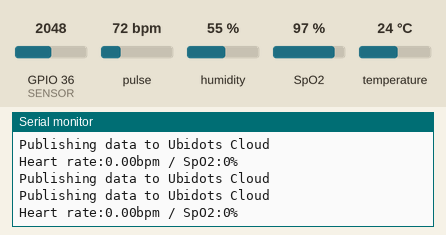
This sketch was run on a simulated ESP32. Parts: the last lines printed to the serial monitor. The inputs (shaded band) are chosen by the test bench; at power-on: pulse 72 bpm, SpO2 97 %, GPIO 36 (SENSOR) = 2048, humidity 55 %, temperature 24 °C. WiFi joins after 1.5 s; servers stay silent unless stated; no MQTT or app messages arrive unless stated.

Above: at 2.7 s.
2.8 s: pulse set to 42 bpm
At 3.6 s:
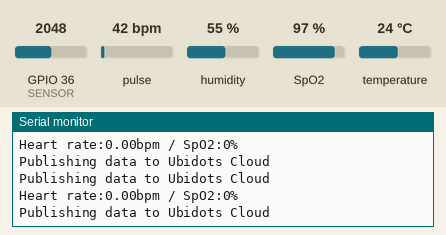
4.3 s: SpO2 set to 80 %
At 5.2 s:
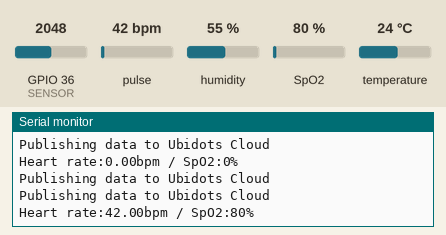
5.8 s: pulse set to 70 bpm
At 6.7 s:
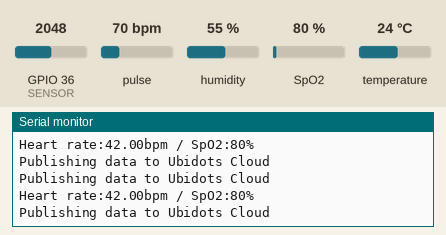
Timing chart, 0 to 8.8 s (numbered marks = the images above; inputs shaded):
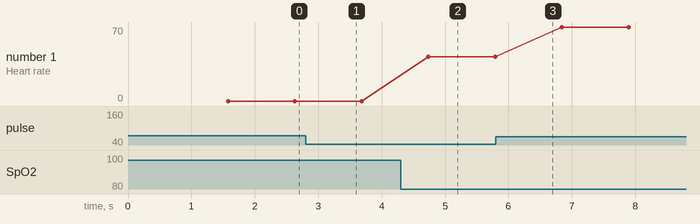

Measured:
- after the input at 4.3 s, the serial monitor: prints a new line after 0.44 s (image 2)
- plotted number 1: 42 → 70 after the input at 5.8 s

The sketch:

AD8232_IoT_DHT11_SPO2_HeartBeat.ino
```cpp
#include <Wire.h>
#include "MAX30100_PulseOximeter.h"


#include <WiFi.h>
#include <PubSubClient.h>

#include "DHT.h"

#define REPORTING_PERIOD_MS     1000

#define WIFISSID "WEP" // Put your WifiSSID here
#define PASSWORD "wep@p015" // Put your wifi password here
#define TOKEN "xxxx" // Put your Ubidots' TOKEN
#define MQTT_CLIENT_NAME "zabeen" // MQTT client Name, please enter your own 8-12 alphanumeric character ASCII string;
                                           //it should be a random and unique ascii string and different from all other devices

/****************************************
 * Define Constants
 ****************************************/
#define VARIABLE_LABEL "sensor" // Assing the variable label
#define VARIABLE_LABEL1 "temperature"
#define VARIABLE_LABEL2 "humidity"
#define VARIABLE_LABEL3 "HeartBeat"
#define VARIABLE_LABEL4 "sp02"
#define DEVICE_LABEL "esp32" // Assig the device label

#define SENSOR A0 // Set the A0 as SENSOR


#define DHTPIN 13         // What digital pin we're connected to select yours accordingly

// Uncomment whatever type you're using!
#define DHTTYPE DHT11     // DHT 11
//#define DHTTYPE DHT22   // DHT 22, AM2302, AM2321
//#define DHTTYPE DHT21   // DHT 21, AM2301

char mqttBroker[]  = "industrial.api.ubidots.com";
char payload[100];
char topic[150];
char topic1[150];
char topic2[150];
char topic3[150];
char topic4[150];
// Space to store values to send
char str_sensor[10];
char str_h[10];
char str_t[10];
char str_hb[10];
char str_s[10];
/****************************************
 * Auxiliar Functions
 ****************************************/
WiFiClient ubidots;
PubSubClient client(ubidots);

void callback(char* topic, byte* payload, unsigned int length) {
  char p[length + 1];
  memcpy(p, payload, length);
  p[length] = NULL;
  Serial.write(payload, length);
  Serial.println(topic);
}

void reconnect() {
  // Loop until we're reconnected
  while (!client.connected()) {
    Serial.println("Attempting MQTT connection...");

    // Attemp to connect
    if (client.connect(MQTT_CLIENT_NAME, TOKEN, "")) {
      Serial.println("Connected");
    } else {
      Serial.print("Failed, rc=");
      Serial.print(client.state());
      Serial.println(" try again in 2 seconds");
      // Wait 2 seconds before retrying
      delay(2000);
    }
  }
}

PulseOximeter pox;

uint32_t tsLastReport = 0;
void onBeatDetected()
{
    Serial.println("Beat!");
}
/****************************************
 * Main Functions
 ****************************************/
void setup() {
  Serial.begin(115200);
  WiFi.begin(WIFISSID, PASSWORD);
  // Assign the pin as INPUT
  pinMode(SENSOR, INPUT);

  Serial.println();
  Serial.print("Waiting for WiFi...");

  while (WiFi.status() != WL_CONNECTED) {
    Serial.print(".");
    delay(500);
  }

  Serial.println("");
  Serial.println("WiFi Connected");
  Serial.println("IP address: ");
  Serial.println(WiFi.localIP());
  client.setServer(mqttBroker, 1883);
  client.setCallback(callback);

if (!pox.begin()) {
        Serial.println("FAILED");
  //      for(;;);
    } else {
        Serial.println("SUCCESS");
    }
}

void loop() {
  if (!client.connected()) {
    reconnect();
  }

  sprintf(topic, "%s%s", "/v1.6/devices/", DEVICE_LABEL);
  sprintf(payload, "%s", ""); // Cleans the payload
  sprintf(payload, "{\"%s\":", VARIABLE_LABEL); // Adds the variable label

  float sensor = analogRead(SENSOR);

  /* 4 is mininum width, 2 is precision; float value is copied onto str_sensor*/
  dtostrf(sensor, 4, 2, str_sensor);

  DHT dht(DHTPIN, DHTTYPE);
   float h = dht.readHumidity();
  float t = dht.readTemperature();
  dtostrf(h,4,2,str_h);
  dtostrf(t,4,2,str_t);

  sprintf(payload, "%s {\"value\": %s}}", payload, str_sensor); // Adds the value
  Serial.println("Publishing data to Ubidots Cloud");
  client.publish(topic, payload);
// Temperature and Humidity

sprintf(topic1, "%s", ""); // Cleans the topic content
  sprintf(topic1, "%s%s", "/v1.6/devices/", DEVICE_LABEL);
  sprintf(payload, "%s", ""); // Cleans the payload content
  sprintf(payload, "{\"%s\":", VARIABLE_LABEL1); // Adds the variable label
  sprintf(payload, "%s {\"value\": %s", payload,  str_t); // Adds the value
  sprintf(payload, "%s } }", payload); // Closes the dictionary brackets
  client.publish(topic1, payload);
 // Humidity
  sprintf(topic2, "%s", ""); // Cleans the topic content
  sprintf(topic2, "%s%s", "/v1.6/devices/", DEVICE_LABEL);

  sprintf(payload, "%s", ""); // Cleans the payload content
  sprintf(payload, "{\"%s\":", VARIABLE_LABEL2); // Adds the variable label
  sprintf(payload, "%s {\"value\": %s", payload,  str_h); // Adds the value
  sprintf(payload, "%s } }", payload); // Closes the dictionary brackets

  client.publish(topic2, payload);

pox.update();
    // Asynchronously dump heart rate and oxidation levels to the serial
    // For both, a value of 0 means "invalid"
    if (millis() - tsLastReport > REPORTING_PERIOD_MS) {
        Serial.print("Heart rate:");
        Serial.print(pox.getHeartRate());
        Serial.print("bpm / SpO2:");
        Serial.print(pox.getSpO2());
        Serial.println("%");
        tsLastReport = millis();


float hb = pox.getHeartRate();
float s = pox.getSpO2();
dtostrf(hb,4,2,str_hb);
dtostrf(s,4,2,str_s);


// Heart Beat
 sprintf(topic1, "%s", ""); // Cleans the topic content
  sprintf(topic1, "%s%s", "/v1.6/devices/", DEVICE_LABEL);
  sprintf(payload, "%s", ""); // Cleans the payload content
  sprintf(payload, "{\"%s\":", VARIABLE_LABEL3); // Adds the variable label
  sprintf(payload, "%s {\"value\": %s", payload,  str_hb); // Adds the value
  sprintf(payload, "%s } }", payload); // Closes the dictionary brackets
  client.publish(topic3, payload);

// sp02

 sprintf(topic1, "%s", ""); // Cleans the topic content
  sprintf(topic1, "%s%s", "/v1.6/devices/", DEVICE_LABEL);
  sprintf(payload, "%s", ""); // Cleans the payload content
  sprintf(payload, "{\"%s\":", VARIABLE_LABEL4); // Adds the variable label
  sprintf(payload, "%s {\"value\": %s", payload,  str_s); // Adds the value
  sprintf(payload, "%s } }", payload); // Closes the dictionary brackets
  client.publish(topic4, payload);
}
  client.loop();
  delay(500);

}
```
